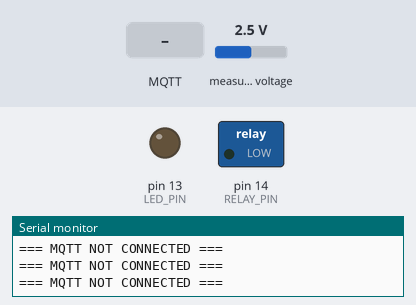
This sketch was run on a simulated Arduino Leonardo, built with avr-gcc and run on an emulated ATmega32U4. Shown: switched loads named in the sketch (green lamp = pin HIGH), output pins drawn as LEDs (lit = HIGH), the last lines printed to the serial monitor. The inputs (shaded band) are chosen by the test bench; at power-on: measured voltage 2.5 V. No MQTT or app messages arrive unless stated.

Above: at 7.2 s.
7.3 s: MQTT message "AIN0:" arrives on the first subscribed topic
At 10.24 s:
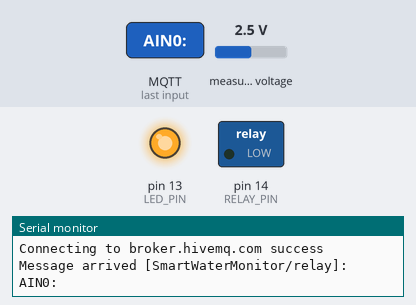
10.3 s: MQTT message "AIN1:" arrives on the first subscribed topic
At 11.3 s:
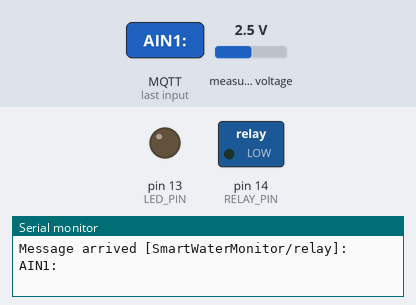
11.8 s: MQTT message "AIN2:" arrives on the first subscribed topic
At 12.4 s:
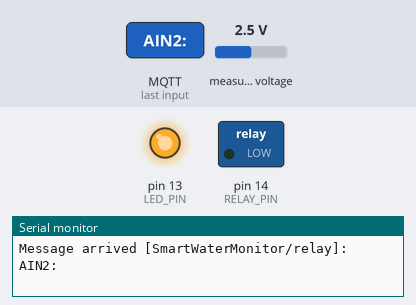
Timing chart, 0 to 14.8 s (numbered marks = the images above; inputs shaded):
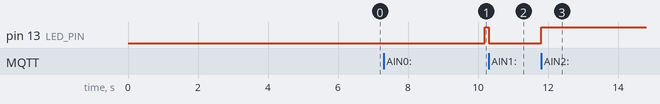

Measured:
- after the input at 7.3 s, pin 13 (LED_PIN): LOW → HIGH after 2.9 s
- after the input at 10.3 s, pin 13 (LED_PIN): HIGH → LOW at once
- after the input at 11.8 s, pin 13 (LED_PIN): LOW → HIGH at once

The sketch:

Firmware.ino
```cpp
#define RELAY_PIN 14
#include "GPRS.h"
#include "ads.h"
#include "pressureLimits.h"

String relayStateN="OFF";
void relayState(int v){
    if(v==0){
        digitalWrite(RELAY_PIN, 0);
        relayStateN="OFF";
    }
    else if(v==1){
        digitalWrite(RELAY_PIN, 1);
        relayStateN="ON";
    }
}
void setup(){
    Serial.begin(115200);
    pinMode(RELAY_PIN, OUTPUT);
    digitalWrite(RELAY_PIN, 0);
    setupGPRS();
    setupADS();

}

void checkLimits(){
    String event="";
    if(getPressure().toFloat()>=relayOnLimit){
        relayState(1);
        event=String(getPressure())+String("ON");
        mqtt.publish(topicPressureEventChange, event.c_str());

    }

    else if(getPressure().toFloat()<=relayOffLimit){
        relayState(0);
        event=String(getPressure())+String("OFF");
        mqtt.publish(topicPressureEventChange, event.c_str());

    }

}

void loop(){
    mqtt.publish(topicPressureSensorStatus, getPressure().c_str());

    mqtt.publish(topicPressureSensorLive, getPressure().c_str());
    mqtt.publish(topicPressureRelayLive, relayStateN.c_str());


    loopGPRS();
}
```

GPRS.h
```cpp
#include "NetworkCreds.h"
#include "utilities.h"
// Select your modem:
// #define TINY_GSM_MODEM_SIM800
// #define TINY_GSM_MODEM_SIM808
// #define TINY_GSM_MODEM_SIM868
// #define TINY_GSM_MODEM_SIM900

 #define TINY_GSM_MODEM_SIM7000

// #define TINY_GSM_MODEM_SIM5360
// #define TINY_GSM_MODEM_SIM7600
// #define TINY_GSM_MODEM_UBLOX
// #define TINY_GSM_MODEM_SARAR4
// #define TINY_GSM_MODEM_M95
// #define TINY_GSM_MODEM_BG96
// #define TINY_GSM_MODEM_A6
// #define TINY_GSM_MODEM_A7
// #define TINY_GSM_MODEM_M590
// #define TINY_GSM_MODEM_MC60
// #define TINY_GSM_MODEM_MC60E
// #define TINY_GSM_MODEM_ESP8266
// #define TINY_GSM_MODEM_XBEE
// #define TINY_GSM_MODEM_SEQUANS_MONARCH

// Set serial for debug console (to the Serial Monitor, default speed 115200)
#define SerialMon Serial

// Set serial for AT commands (to the module)
// Use Hardware Serial on Mega, Leonardo, Micro
#define SerialAT Serial1

// or Software Serial on Uno, Nano
//#include <SoftwareSerial.h>
//SoftwareSerial SerialAT(2, 3); // RX, TX

// See all AT commands, if wanted
//#define DUMP_AT_COMMANDS

// Define the serial console for debug prints, if needed
#define TINY_GSM_DEBUG SerialMon

// Range to attempt to autobaud
#define GSM_AUTOBAUD_MIN 115200
#define GSM_AUTOBAUD_MAX 115200

// Add a reception delay - may be needed for a fast processor at a slow baud rate
// #define TINY_GSM_YIELD() { delay(2); }

// Define how you're planning to connect to the internet
#define TINY_GSM_USE_GPRS true
#define TINY_GSM_USE_WIFI false

// Your WiFi connection credentials, if applicable
const char wifiSSID[] = "YourSSID";
const char wifiPass[] = "YourWiFiPass";

// MQTT details
const char* broker = "broker.hivemq.com";

const char* topicInit = "SmartWaterMonitor/init";
const char* topicRelay = "SmartWaterMonitor/relay";

const char* topicPressureSensorStatus = "SmartWaterMonitor/pressure";
const char* topicPressureSensorLive = "swm-device/SmartWaterMonitor/pressure";
const char* topicPressureRelayLive = "swm-device/SmartWaterMonitor/relayState";
const char* topicPressureEventChange = "swm-device/SmartWaterMonitor/eventPressureLimitChanged";

#include <TinyGsmClient.h>
#include <PubSubClient.h>

// Just in case someone defined the wrong thing..
#if TINY_GSM_USE_GPRS && not defined TINY_GSM_MODEM_HAS_GPRS
#undef TINY_GSM_USE_GPRS
#undef TINY_GSM_USE_WIFI
#define TINY_GSM_USE_GPRS false
#define TINY_GSM_USE_WIFI true
#endif
#if TINY_GSM_USE_WIFI && not defined TINY_GSM_MODEM_HAS_WIFI
#undef TINY_GSM_USE_GPRS
#undef TINY_GSM_USE_WIFI
#define TINY_GSM_USE_GPRS true
#define TINY_GSM_USE_WIFI false
#endif


#ifdef DUMP_AT_COMMANDS
  #include <StreamDebugger.h>
  StreamDebugger debugger(SerialAT, SerialMon);
  TinyGsm modem(debugger);
#else
TinyGsm modem(SerialAT);
#endif
TinyGsmClient client(modem);
PubSubClient mqtt(client);

#define LED_PIN 13
int ledStatus = LOW;

uint32_t lastReconnectAttempt = 0;

void mqttCallback(char* topic, byte* payload, unsigned int len) {
  SerialMon.print("Message arrived [");
  SerialMon.print(topic);
  SerialMon.print("]: ");
  SerialMon.write(payload, len);
  SerialMon.println();
  String payloadV="";
  for (int i=0;i<len;i++){
    payloadV=payloadV+String(payload[i]);
  }

  // Only proceed if incoming message's topic matches
  if (String(topic) == topicRelay) {
    ledStatus = !ledStatus;
    digitalWrite(LED_PIN, ledStatus);
    if(payloadV.indexOf(String("ON"))>=0){
      digitalWrite(RELAY_PIN, 1);
    }
    else{
      digitalWrite(RELAY_PIN, 0);
    }
    //mqtt.publish(topicPressureSensorStatus, ledStatus ? "1" : "0");

  }
}

boolean mqttConnect() {
  SerialMon.print("Connecting to ");
  SerialMon.print(broker);

  // Connect to MQTT Broker
  boolean status = mqtt.connect("GsmClientTest");

  // Or, if you want to authenticate MQTT:
  //boolean status = mqtt.connect("GsmClientName", "mqtt_user", "mqtt_pass");

  if (status == false) {
    SerialMon.println(" fail");
    return false;
  }
  SerialMon.println(" success");
  mqtt.publish(topicInit, "GsmClientTest started");
  mqtt.subscribe(topicRelay);
  return mqtt.connected();
}


void setupGPRS() {
  // Set console baud rate
  //SerialMon.begin(115200);
  delay(10);

  pinMode(LED_PIN, OUTPUT);

  // !!!!!!!!!!!
  // Set your reset, enable, power pins here
  // !!!!!!!!!!!

  SerialMon.println("Wait...");

  // Set GSM module baud rate
 // TinyGsmAutoBaud(SerialAT, GSM_AUTOBAUD_MIN, GSM_AUTOBAUD_MAX);
  SerialAT.begin(115200, SERIAL_8N1, MODEM_RX, MODEM_TX);
  // SerialAT.begin(9600);
  delay(6000);

  // Restart takes quite some time
  // To skip it, call init() instead of restart()
  SerialMon.println("Initializing modem...");
  modem.restart();
  // modem.init();

  String modemInfo = modem.getModemInfo();
  SerialMon.print("Modem Info: ");
  SerialMon.println(modemInfo);

#if TINY_GSM_USE_GPRS
  // Unlock your SIM card with a PIN if needed
  if ( GSM_PIN && modem.getSimStatus() != 3 ) {
    modem.simUnlock(GSM_PIN);
  }
#endif

#if TINY_GSM_USE_WIFI
    // Wifi connection parameters must be set before waiting for the network
  SerialMon.print(F("Setting SSID/password..."));
  if (!modem.networkConnect(wifiSSID, wifiPass)) {
    SerialMon.println(" fail");
    delay(10000);
    return;
  }
  SerialMon.println(" success");
#endif

#if TINY_GSM_USE_GPRS && defined TINY_GSM_MODEM_XBEE
  // The XBee must run the gprsConnect function BEFORE waiting for network!
  modem.gprsConnect(apn, gprsUser, gprsPass);
#endif

  SerialMon.print("Waiting for network...");
  if (!modem.waitForNetwork()) {
    SerialMon.println(" fail");
    delay(10000);
    return;
  }
  SerialMon.println(" success");

  if (modem.isNetworkConnected()) {
    SerialMon.println("Network connected");
  }

#if TINY_GSM_USE_GPRS
  // GPRS connection parameters are usually set after network registration
    SerialMon.print(F("Connecting to "));
    SerialMon.print(apn);
    if (!modem.gprsConnect(apn, gprsUser, gprsPass)) {
      SerialMon.println(" fail");
      delay(10000);
      return;
    }
    SerialMon.println(" success");

  if (modem.isGprsConnected()) {
    SerialMon.println("GPRS connected");
  }
#endif

  // MQTT Broker setup
  mqtt.setServer(broker, 1883);
  mqtt.setCallback(mqttCallback);
}

void loopGPRS() {

  if (!mqtt.connected()) {
    SerialMon.println("=== MQTT NOT CONNECTED ===");
    // Reconnect every 10 seconds
    uint32_t t = millis();
    if (t - lastReconnectAttempt > 10000L) {
      lastReconnectAttempt = t;
      if (mqttConnect()) {
        lastReconnectAttempt = 0;
      }
    }
    delay(100);
    return;
  }

  mqtt.loop();
}
```

NetworkCreds.h
```cpp
// Your GPRS credentials, if any
const char apn[] = "";
const char gprsUser[] = "";
const char gprsPass[] = "";
// set GSM PIN, if any
#define GSM_PIN ""
```

ads.h
```cpp
#include <Adafruit_ADS1X15.h>

//Adafruit_ADS1115 ads;  /* Use this for the 16-bit version */
Adafruit_ADS1015 ads; /* Use this for the 12-bit version */
uint8_t adsAvailable = 0;
void setupADS(void)
{
  //   Serial.begin(9600);
  //   Serial.println("Hello!");

  //   Serial.println("Getting single-ended readings from AIN0..3");
  //   Serial.println("ADC Range: +/- 6.144V (1 bit = 3mV/ADS1015, 0.1875mV/ADS1115)");

  // The ADC input range (or gain) can be changed via the following
  // functions, but be careful never to exceed VDD +0.3V max, or to
  // exceed the upper and lower limits if you adjust the input range!
  // Setting these values incorrectly may destroy your ADC!
  //                                                                ADS1015  ADS1115
  //                                                                -------  -------
  // ads.setGain(GAIN_TWOTHIRDS);  // 2/3x gain +/- 6.144V  1 bit = 3mV      0.1875mV (default)
  // ads.setGain(GAIN_ONE);        // 1x gain   +/- 4.096V  1 bit = 2mV      0.125mV
  // ads.setGain(GAIN_TWO);        // 2x gain   +/- 2.048V  1 bit = 1mV      0.0625mV
  // ads.setGain(GAIN_FOUR);       // 4x gain   +/- 1.024V  1 bit = 0.5mV    0.03125mV
  // ads.setGain(GAIN_EIGHT);      // 8x gain   +/- 0.512V  1 bit = 0.25mV   0.015625mV
  // ads.setGain(GAIN_SIXTEEN);    // 16x gain  +/- 0.256V  1 bit = 0.125mV  0.0078125mV

  if (!ads.begin())
  {
    Serial.println("Failed to initialize ADS.");
    adsAvailable = 0;
  }
  else
  {
    adsAvailable = 1;
  }
}

// void loop(void)
// {
//   int16_t adc0, adc1, adc2, adc3;
//   float volts0, volts1, volts2, volts3;

//   adc0 = ads.readADC_SingleEnded(0);
//   adc1 = ads.readADC_SingleEnded(1);
//   adc2 = ads.readADC_SingleEnded(2);
//   adc3 = ads.readADC_SingleEnded(3);

//   volts0 = ads.computeVolts(adc0);
//   volts1 = ads.computeVolts(adc1);
//   volts2 = ads.computeVolts(adc2);
//   volts3 = ads.computeVolts(adc3);

//   Serial.println("-----------------------------------------------------------");
//   Serial.print("AIN0: "); Serial.print(adc0); Serial.print("  "); Serial.print(volts0); Serial.println("V");
//   Serial.print("AIN1: "); Serial.print(adc1); Serial.print("  "); Serial.print(volts1); Serial.println("V");
//   Serial.print("AIN2: "); Serial.print(adc2); Serial.print("  "); Serial.print(volts2); Serial.println("V");
//   Serial.print("AIN3: "); Serial.print(adc3); Serial.print("  "); Serial.print(volts3); Serial.println("V");

//   delay(1000);
// }
const float OffSet = 0.483;
float V, P;
/************************************************************
  Water Sensor Key Parameter
  - Parts No.:KY-3-5
  - Sensing range: 0 - 1.6 MPa
  - Input Voltage: 5VDC
  - Output Voltage: 0.5 - 4.5 VDC
    (Linearly corresponding to 0 - 1.6 MPa)
  - Accuary: 0.5% - 1% FS
**************************************************************/

String getPressure()
{

  int16_t adc0, adc1, adc2, adc3;
  float volts0, volts1, volts2, volts3;
  if (adsAvailable == 1)
  {
    adc0 = ads.readADC_SingleEnded(0);
    volts0 = ads.computeVolts(adc0);
    //P = (volts0 - OffSet) * 400;
    P = map(volts0, 0.5, 4.5, 0, 1.6);
    return String(P);
  }
  else{
    return String("0");
  }
}
```

pressureLimits.h
```cpp
float relayOnLimit=0;
float relayOffLimit=1.6;
```

utilities.h
```cpp
#include <Wire.h>
#define MODEM_RST             5
#define MODEM_PWRKEY          4
#define MODEM_POWER_ON       23
#define MODEM_TX             27
#define MODEM_RX             26


// #define MODEM_RST             5
// #define MODEM_PWRKEY          4
// #define MODEM_POWER_ON       23
// #define MODEM_TX             27
// #define MODEM_RX             26

// #define I2C_SDA              21
// #define I2C_SCL              22
// #define LED_GPIO             13
// #define LED_ON               HIGH
// #define LED_OFF              LOW

// #define IP5306_ADDR          0x75
// #define IP5306_REG_SYS_CTL0  0x00
```
